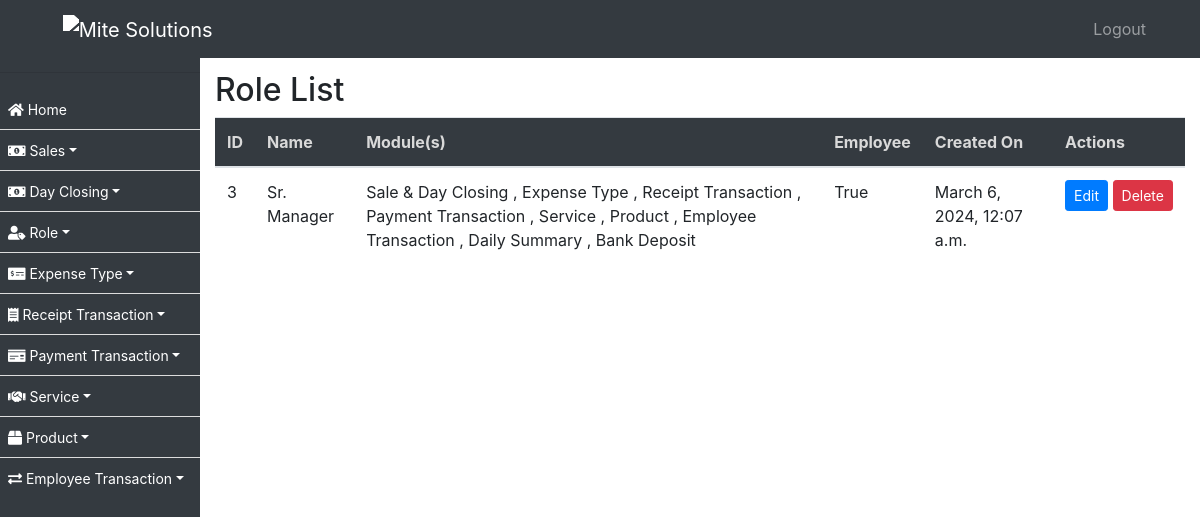
Page /role/ on the earlier database version.
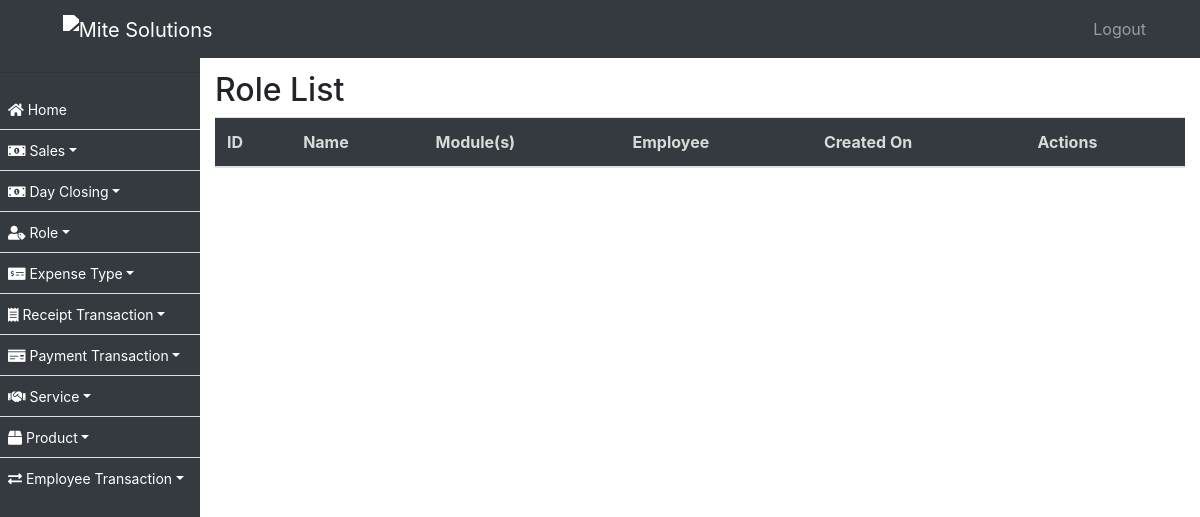
Same page on the later database version.
### ezshopapp/models.py (models this page shows, shortened)
class Role(models.Model):
    name = models.CharField(max_length=255)
    modules = models.ManyToManyField(Module, default=None)
    is_employee = models.BooleanField(default=False)
    created_on = models.DateTimeField(auto_now_add=True, null=True)

class Module(models.Model):
    name = models.CharField(max_length=50)
    created_on = models.DateTimeField(auto_now_add=True, null=True)

### ezshopapp/views.py (the view)
# urls.py: path('role/', RoleListView.as_view(), name='role_list'),
class RoleListView(ListView):
    model = Role
    template_name = 'role_list.html'

### ezshopapp/templates/role_list.html (shortened to what this page needs)
{% extends 'base.html' %}
{% block content %}
  <h2>Role List</h2>
  <div class="table-responsive">
    <table class="table">
      <thead>
        <tr>
          <th>ID</th>
          <th>Name</th>
          <th>Module(s)</th>
          <th>Employee</th>
          <th>Created On</th>
          <th>Actions</th>
        </tr>
      </thead>
      <tbody>
        {% for role in object_list %}
          <tr>
            <td>{{ role.id }}</td>
            <td>{{ role.name }}</td>
            <td>
              {% for module in role.modules.all %}
                {{ module.name }}
                {% if not forloop.last %}, {% endif %}
              {% endfor %}
            </td>
            <td>{{ role.is_employee }}</td>
            <td>{{ role.created_on }}</td>
            <td>
              <div class="d-flex justify-content-between align-items-center">
              <a href="{% url 'update_role' role.pk %}" class="btn btn-primary btn-sm">Edit</a>&nbsp;
              <form method="post" action="{% url 'delete_role' role.pk %}" style="display: inline;">
                <button type="submit" class="btn btn-danger btn-sm" onclick="return confirm('Are you sure you want to delete this role?')">Delete</button>
              </form>
            </div>
            </td>
          </tr>
        {% endfor %}
      </tbody>
    </table>
  </div>
{% endblock %}

Differences in the rows shown:
removed Role: id "3", name "Sr. Manager", is_employee "True", created_on "March 6, 2024, 12:07 a.m."
removed Module: name "Sale & Day Closing"
removed Module: name "Expense Type"
removed Module: name "Receipt Transaction"
removed Module: name "Payment Transaction"
removed Module: name "Service"
removed Module: name "Product"
removed Module: name "Employee Transaction"
removed Module: name "Daily Summary"
removed Module: name "Bank Deposit"
